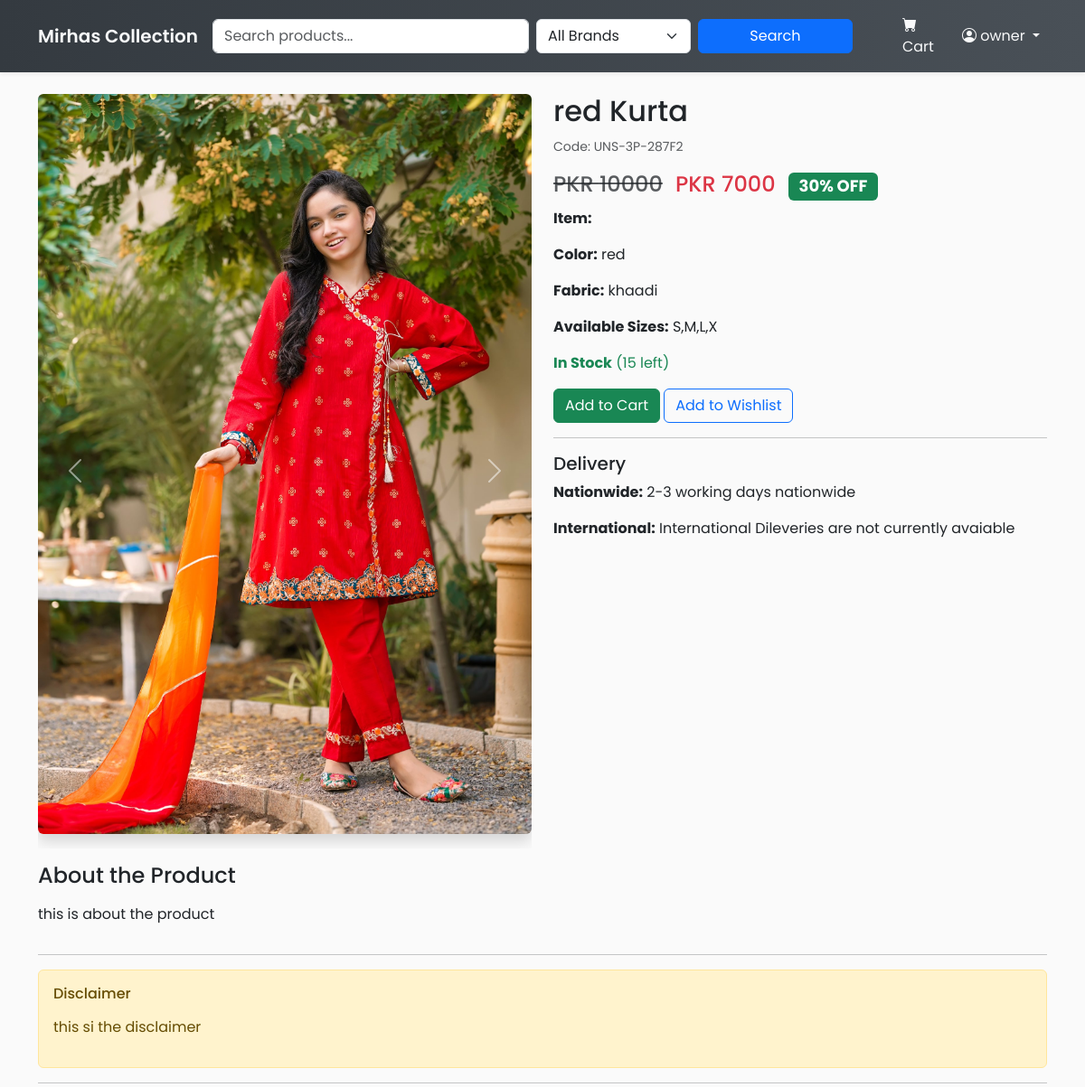
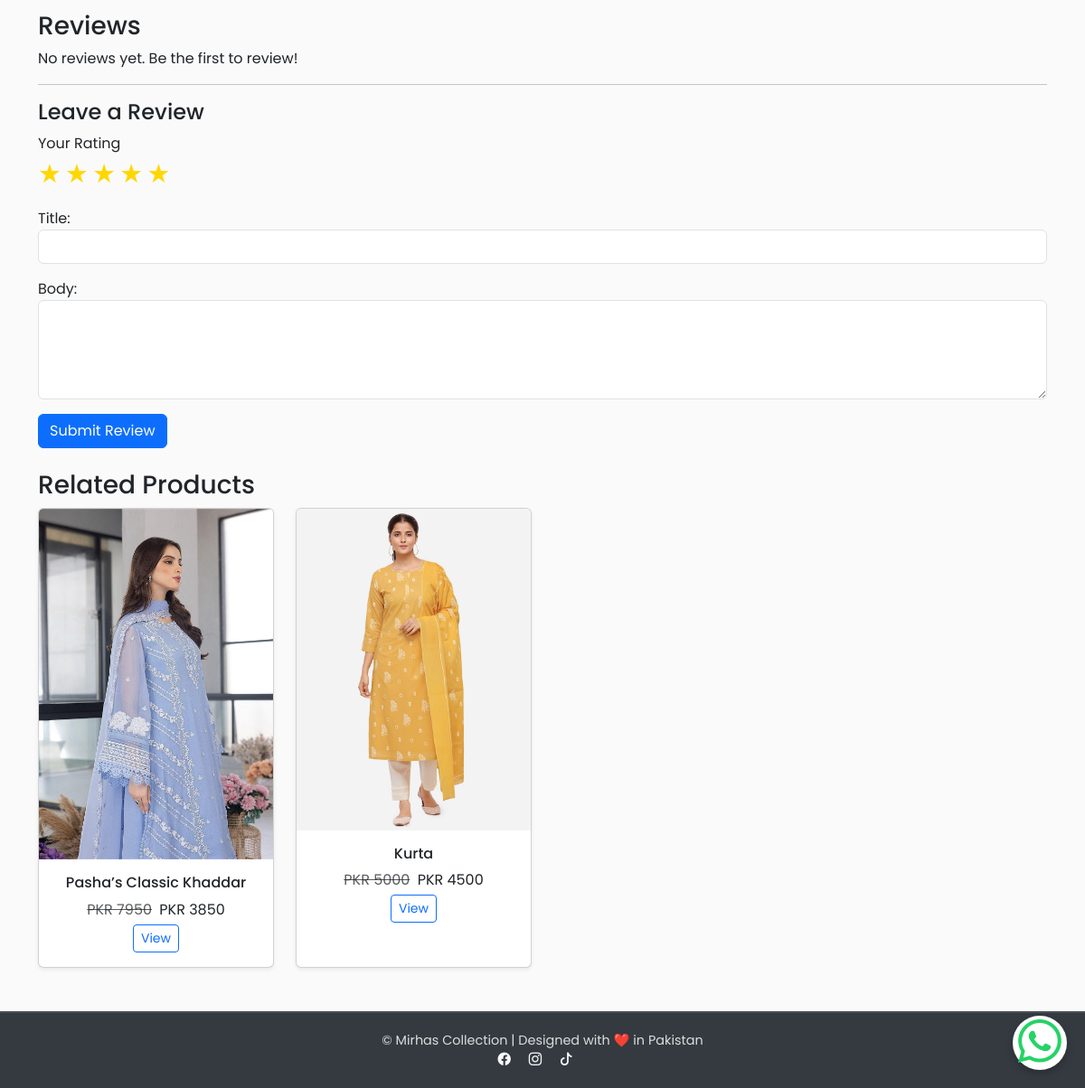
The app's page /product/red-kurta/ (signed in) with its own data (2 pictures, top to bottom).
### store/models.py (models this page shows, shortened)
class Product(models.Model):
    PRODUCT_TYPE_CHOICES = [
        ("stitched", "Stitched"),
        ("unstitched", "Unstitched"),
    ]
    PIECE_TYPE_CHOICES = [
        ("2-piece", "2 Piece"),
        ("3-piece", "3 Piece"),
    ]
    name = models.CharField(max_length=200)
    product_code = models.CharField(
        max_length=30,
        unique=True,
        editable=False,
        blank=True,
        help_text="Auto-generated unique SKU"
    )
    slug = models.SlugField(max_length=220, unique=True, blank=True)
    description = models.TextField(blank=True)
    about_product = models.TextField(blank=True, help_text="Detailed description for 'About the Product'")
    disclaimer = models.TextField(blank=True, help_text="Disclaimer for product")
    price = models.DecimalField(max_digits=10, decimal_places=2)
    discount_price = models.DecimalField(max_digits=10, decimal_places=2, null=True, blank=True)
    percentage_price = models.DecimalField(
        max_digits=5, decimal_places=2, null=True, blank=True,
        help_text="Stores the discount percentage (auto-calculated)"
    )
    product_type = models.CharField(max_length=20, choices=PRODUCT_TYPE_CHOICES, default="unstitched")
    piece_type = models.CharField(max_length=20, choices=PIECE_TYPE_CHOICES, default="3-piece")
    category = models.ForeignKey("Category", on_delete=models.SET_NULL, null=True, blank=True)
    fabric = models.CharField(max_length=100, blank=True, help_text="e.g. Lawn, Cotton, Silk")
    color = models.CharField(max_length=100, blank=True)
    sizes = models.CharField(max_length=100, blank=True, help_text="Comma-separated sizes e.g. S,M,L,XL")
    stock = models.PositiveIntegerField(default=0)
    is_active = models.BooleanField(default=True)
    image1 = models.ImageField(upload_to="products/", blank=True, null=True)
    image2 = models.ImageField(upload_to="products/", blank=True, null=True)
    delivery_nationwide = models.CharField(max_length=100, default="2-3 working days nationwide")
    delivery_international = models.CharField(max_length=100, default="International Dileveries are not currently avaiable")
    created_at = models.DateTimeField(auto_now_add=True)
    class Meta:
        ordering = ['-created_at']
    @property
    def discount_percentage(self):
        return int(self.percentage_price or 0)

### store/views.py (the view)
# urls.py: path('product/<slug:slug>/', views.product_detail, name='product_detail'),
def product_detail(request, slug):
    product = get_object_or_404(Product, slug=slug, is_active=True)
    reviews = product.reviews.all().order_by("-created_at")
    if request.method == "POST":
        if not request.user.is_authenticated:
            messages.error(request, "You need to log in to leave a review.")
            return redirect("login")
        form = ReviewForm(request.POST)
        if form.is_valid():
            review = form.save(commit=False)
            review.product = product
            review.user = request.user
            review.save()
            messages.success(request, "Review added successfully!")
            return redirect("product_detail", slug=slug)
    else:
        form = ReviewForm()
    related_products = Product.objects.filter(
        category=product.category, is_active=True
    ).exclude(id=product.id)[:4]
    return render(request, "store/product_detail.html", {
        "product": product,
        "reviews": reviews,
        "form": form,
        "related_products": related_products,
    })

### store/forms.py
class ReviewForm(forms.ModelForm):
    class Meta:
        model = Review
        fields = ['rating', 'title', 'body']
        widgets = {
            'rating': forms.HiddenInput(),  # ⭐ use hidden field, JS will set the value
            'title': forms.TextInput(attrs={'class': 'form-control'}),
            'body': forms.Textarea(attrs={'class': 'form-control', 'rows': 4}),
        }

### store/templates/store/product_detail.html (shortened to what this page needs)
{% extends 'base.html' %}
{% block content %}
<div class="row">
  <div class="col-md-6">
    {% if product.image1 %}
      <div id="productCarousel{{ product.id }}" class="carousel slide" data-bs-ride="carousel">
  <div class="carousel-inner">
    {% if product.image1 %}
    <div class="carousel-item active">
      <img src="{{ product.image1.url }}" class="d-block w-100 img-fluid rounded shadow mb-3" alt="{{ product.name }}">
    </div>
    {% endif %}
  </div>
  <button class="carousel-control-prev" type="button" data-bs-target="#productCarousel{{ product.id }}" data-bs-slide="prev">
    <span class="carousel-control-prev-icon" aria-hidden="true"></span>
  </button>
  <button class="carousel-control-next" type="button" data-bs-target="#productCarousel{{ product.id }}" data-bs-slide="next">
    <span class="carousel-control-next-icon" aria-hidden="true"></span>
  </button>
</div>
 {% endif %}
    <div class="mt-3">
      <h4>About the Product</h4>
      <p>{{ product.about_product|linebreaks }}</p>
    </div>
  </div>
  <div class="col-md-6">
    <h2>{{ product.name }}</h2>
    <p><small class="text-muted">Code: {{ product.product_code }}</small></p>
    <h4>
      {% if product.discount_price %}
        <span class="text-muted text-decoration-line-through">PKR {{ product.price|floatformat:0 }}</span>
        <span class="text-danger ms-2">PKR {{ product.discount_price|floatformat:0 }}</span>
        <span class="badge bg-success ms-2">{{ product.discount_percentage }}% OFF</span>
      {% else %}
        <span class="text-dark">PKR {{ product.price|floatformat:0 }}</span>
      {% endif %}
    </h4>
    <p><strong>Item:</strong> {{ product.get_suit_type_display }}</p>
    {% if product.color %}<p><strong>Color:</strong> {{ product.color }}</p>{% endif %}
    {% if product.fabric %}<p><strong>Fabric:</strong> {{ product.fabric }}</p>{% endif %}
    {% if product.sizes %}<p><strong>Available Sizes:</strong> {{ product.sizes }}</p>{% endif %}
    {% if product.stock > 0 %}
      <p class="text-success"><strong>In Stock</strong> ({{ product.stock }} left)</p>
    {% else %}
      <p class="text-danger"><strong>Out of Stock</strong></p>
    {% endif %}
    <a href="{% url 'add_to_cart' product.id %}" class="btn btn-success">Add to Cart</a>
    <a href="{% url 'add_to_wishlist' product.id %}" class="btn btn-outline-primary">Add to Wishlist</a>
    <hr>
    <h5>Delivery</h5>
    <p><strong>Nationwide:</strong> {{ product.delivery_nationwide }}</p>
    <p><strong>International:</strong> {{ product.delivery_international }}</p>
  </div>
</div>
<hr>
<div class="alert alert-warning mt-3">
  <h6>Disclaimer</h6>
  <p>{{ product.disclaimer|linebreaks }}</p>
</div>
<hr>
<h3>Reviews</h3>
{% for review in reviews %}
  <div class="card mb-2">
    <div class="card-body">
      <div class="mb-2">
        {% for _ in "12345" %}
          {% if forloop.counter <= review.rating %}
            <span class="text-warning">&#9733;</span>
          {% else %}
            <span class="text-muted">&#9733;</span>
          {% endif %}
        {% endfor %}
      </div>
      <h5 class="mb-1">{{ review.title }}</h5>
      <p class="mb-2">{{ review.body }}</p>
      <small class="text-muted">
        By {{ review.user.username }} on {{ review.created_at|date:"M d, Y H:i" }}
      </small>
    </div>
  </div>
{% empty %}
  <p>No reviews yet. Be the first to review!</p>
{% endfor %}
<hr>
{% if user.is_authenticated %}
  <h4>Leave a Review</h4>
  <form method="post">
    <div class="mb-3">
      <label>Your Rating</label><br>
      <div id="star-rating" class="star-rating">
        {% for _ in "12345" %}
          <span class="star" data-value="{{ forloop.counter }}">&#9733;</span>
        {% endfor %}
      </div>
    </div>
    <div class="mb-3">
      {{ form.title.label_tag }}{{ form.title }}
    </div>
    <div class="mb-3">
      {{ form.body.label_tag }}{{ form.body }}
    </div>
    <button type="submit" class="btn btn-primary">Submit Review</button>
  </form>
{% else %}
  <p><a href="{% url 'login' %}">Log in</a> to leave a review.</p>
{% endif %}
<h3 class="mt-4">Related Products</h3>
<div class="row">
  {% for related in related_products %}
    <div class="col-md-3 col-6 mb-4">
      <div class="card h-100 shadow-sm">
        {% if related.image1 %}
          <a href="{% url 'product_detail' related.slug %}">
            <img src="{{ related.image1.url }}" class="card-img-top" alt="{{ related.name }}">
          </a>
        {% endif %}
        <div class="card-body text-center">
          <h6 class="card-title">{{ related.name|truncatechars:40 }}</h6>
          <p class="mb-1">
            {% if related.discount_price %}
              <span class="text-muted text-decoration-line-through">PKR {{ related.price|floatformat:0 }}</span>
              <span class="ms-1">PKR {{ related.discount_price|floatformat:0 }}</span>
            {% else %}
              PKR {{ related.price|floatformat:0 }}
            {% endif %}
          </p>
          <a href="{% url 'product_detail' related.slug %}" class="btn btn-sm btn-outline-primary">View</a>
        </div>
      </div>
    </div>
  {% empty %}
    <p>No related products available.</p>
  {% endfor %}
</div>
{% endblock %}

### templates/base.html (shortened to what this page needs)
<!doctype html>
<html lang="en">
<head>
    <link href="https://cdn.jsdelivr.net/npm/bootstrap@5.3.0/dist/css/bootstrap.min.css" rel="stylesheet">
    <link rel="stylesheet" href="https://cdn.jsdelivr.net/npm/bootstrap-icons@1.11.3/font/bootstrap-icons.css">
</head>
<body>
    <nav class="navbar navbar-expand-lg navbar-dark shadow-sm sticky-top">
        <div class="container">
            <a class="navbar-brand" href="{% url 'product_list' %}">Mirhas Collection</a>
            <div class="collapse navbar-collapse" id="mainNav">
                <form method="get" class="d-lg-flex my-2 my-lg-0 w-100 me-lg-4">
                    <div class="row g-2 w-100">
                        <div class="col-12 col-md-5 col-lg-6">
                            <input type="text" name="q" value="{{ request.GET.q }}" class="form-control" placeholder="Search products...">
                        </div>
                        <div class="col-12 col-md-4 col-lg-3">
                            <select name="category" class="form-select">
                                <option value="">All Brands</option>
                            </select>
                        </div>
                        <div class="col-12 col-md-3 col-lg-3">
                            <button class="btn btn-primary w-100">Search</button>
                        </div>
                    </div>
                </form>
                <ul class="navbar-nav align-items-center">
                    <li class="nav-item">
                        <a class="nav-link" href="{% url 'view_cart' %}">
                            <i class="bi bi-cart-fill"></i> Cart
                        </a>
                    </li>
                    {% if user.is_authenticated %}
                        <li class="nav-item dropdown">
                            <a class="nav-link dropdown-toggle" href="#" role="button" data-bs-toggle="dropdown">
                                <i class="bi bi-person-circle"></i>
                                {{ user.get_full_name|default:user.username }}
                            </a>
                        </li>
                    {% endif %}
                </ul>
            </div>
        </div>
    </nav>
    <main class="container my-4">
        {% block content %}{% endblock %}
    </main>
    <footer>
        <div class="container">
            <p>&copy; {{ now|date:"Y" }} Mirhas Collection | Designed with ❤️ in Pakistan</p>
            <p>
                <a href="https://www.facebook.com/profile.php?id=61578627212676" class="text-light me-3"><i class="bi bi-facebook"></i></a>
                <a href="https://www.instagram.com/mirhas_collection71/" class="text-light me-3"><i class="bi bi-instagram"></i></a>
                <a href="https://www.tiktok.com/@mirhas_collection7?_t=ZS-90b3Y8Qh5JQ&_r=1" class="text-light me-3"><i class="bi bi-tiktok"></i></a>
            </p>
        </div>
    </footer>
    <a href="https://wa.me/923417296117"
       target="_blank"
       style="position: fixed; bottom: 20px; right: 20px; z-index: 1000; font-size: 3rem; color: #25D366; background-color: white; border-radius: 50%; width: 60px; height: 60px; display: flex; align-items: center; justify-content: center; box-shadow: 0 4px 8px rgba(0,0,0,0.2);">
        <i class="bi bi-whatsapp"></i>
    </a>
</body>
</html>

### templates/base.html (style rules this page uses)
body { font-family: 'Poppins', sans-serif; display: flex; flex-direction: column; min-height: 100vh; background-color: #fafafa; }
main { flex: 1; }
.navbar { background: linear-gradient(90deg, #343a40, #495057); }
.navbar-brand { font-weight: 600; color: #f8f9fa !important; }
.navbar-nav .nav-link { color: #f8f9fa !important; margin-left: 15px; transition: 0.3s; }
footer { background: #343a40; color: #ddd; padding: 20px 0; text-align: center; border-top: 2px solid #495057; }
footer p { margin: 0; font-size: 0.9rem; }

### store/templates/store/product_detail.html (style rules this page uses)
.star-rating .star { font-size: 1.8rem; color: #ccc; cursor: pointer; }
.star-rating .star.selected, .star-rating .star.hover { color: gold; }

### records on screen
Product: image1 (picture), about_product "this is about the product", name "red Kurta", product_code "UNS-3P-287F2", price "10000", discount_price "7000", discount_percentage "30", color "red", fabric "khaadi", sizes "S,M,L,X", stock "15", delivery_nationwide "2-3 working days nationwide", delivery_international "International Dileveries are not currently avaiable", disclaimer "this si the disclaimer"
Product: image1 (picture), name "Pasha’s Classic Khaddar", price "7950", discount_price "3850"
Product: image1 (picture), name "Kurta", price "5000", discount_price "4500"

### other values on screen
{{ user.get_full_name|default:user.username }} "owner"
